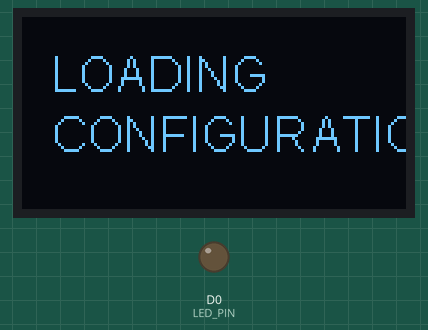
Bench run of a program on a simulated ESP8266 (NodeMCU). Shown: 128×64 one-colour display, output pins drawn as LEDs (lit = HIGH).

Above: at 0.1 s.
At 2.1 s:
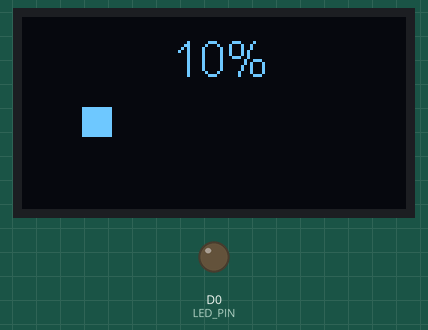
At 3.0 s:
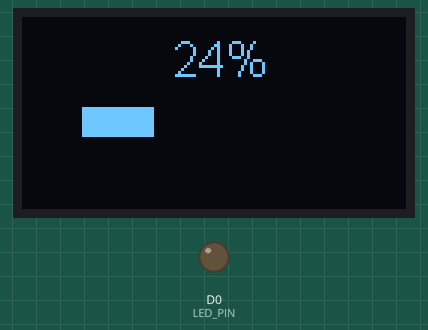
At 3.9 s:
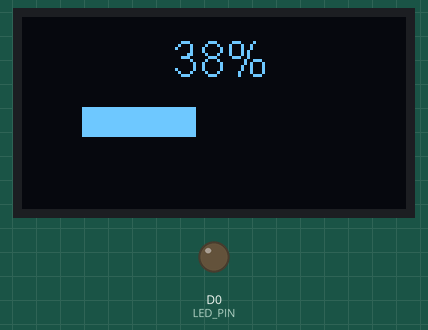
At 5.8 s:
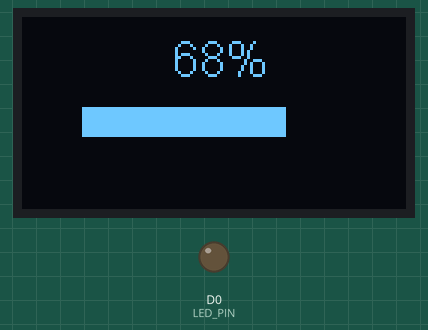
At 7.8 s:
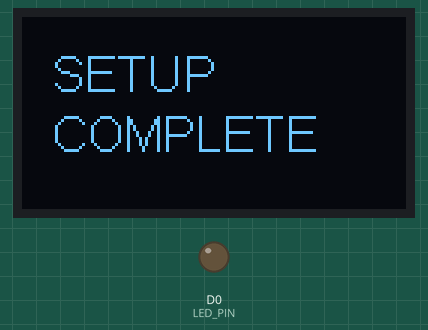

The program:

main.cpp
```cpp
#include <Arduino.h>

#include <Wire.h>
#include <SSD1306Wire.h>

#define LED_PIN 16
#define SDA_PIN D1
#define SCL_PIN D2

SSD1306Wire display(0x3C,SDA_PIN,SCL_PIN);

void setup(){
    display.init();
    display.flipScreenVertically();
    display.setFont(ArialMT_Plain_16);
    display.setTextAlignment(TEXT_ALIGN_LEFT);
    display.drawString(10,10,"LOADING ");
    display.drawString(10,30,"CONFIGURATION");
    display.display();
    delay(2000);
    display.clear();

    pinMode(LED_PIN,OUTPUT);
    digitalWrite(LED_PIN,LOW);

    for(int i = 10; i<100; i++){
        String status = String(i)+"%";
        display.drawString(50,5,status);
        display.fillRect(20,30,i,10);
        display.display();
        delay(50);
        display.clear();
    }

    display.drawString(10,10,"SETUP");
    display.drawString(10,30,"COMPLETE");
    display.display();


}

void loop(){


}
```
